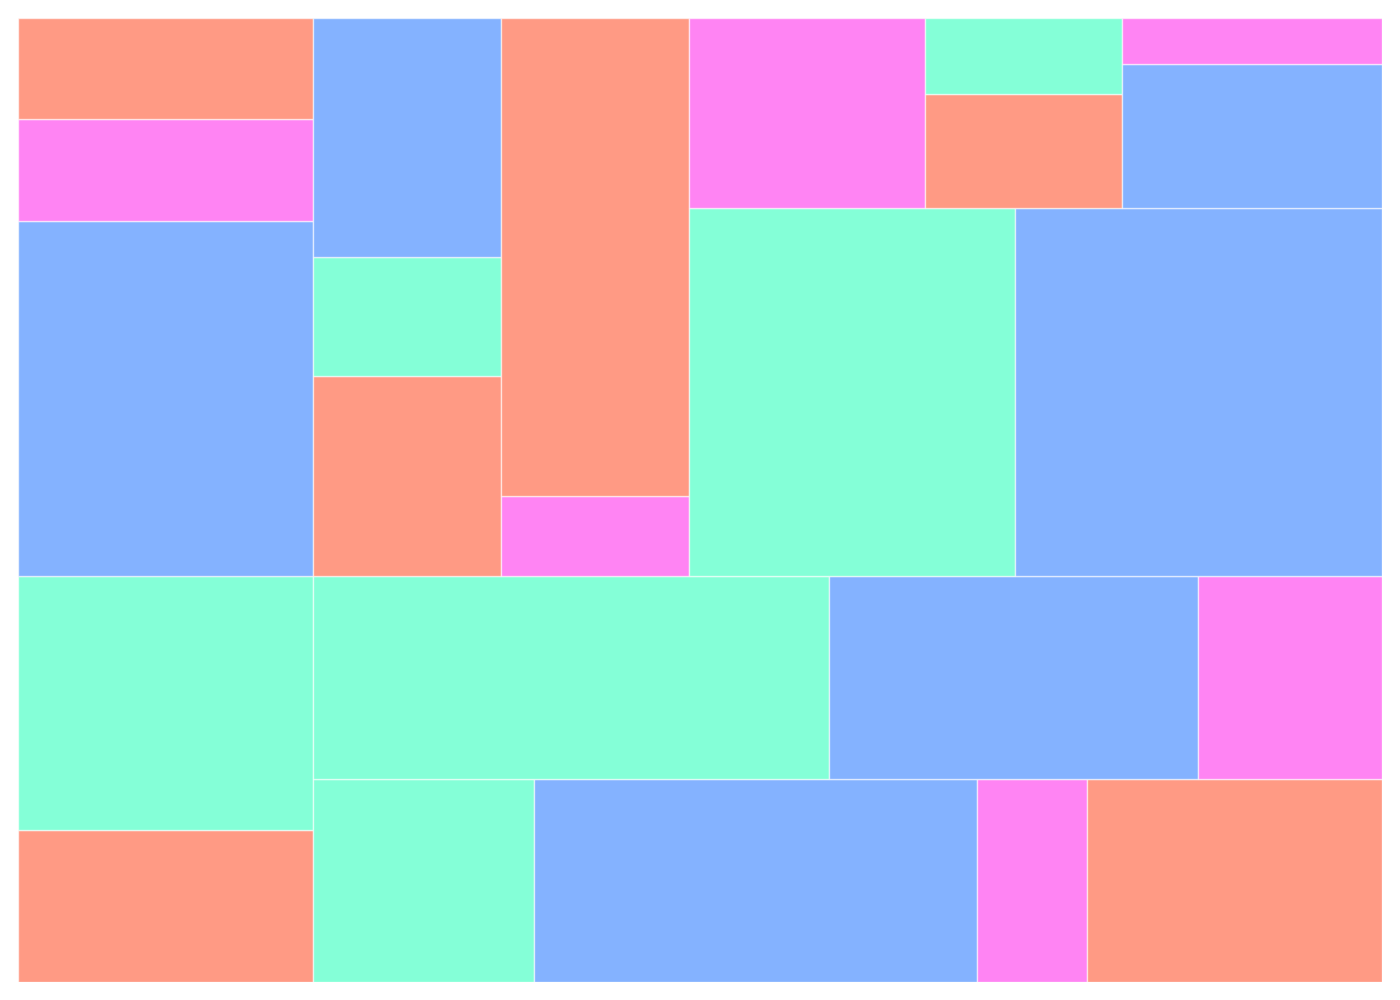

This chart was generated by the following Python code:
import matplotlib.pyplot as plt
import squarify

renewable_data = {
    'North America': {'Solar': 300, 'Wind': 500, 'Hydro': 700, 'Biomass': 200},
    'South America': {'Solar': 200, 'Wind': 300, 'Hydro': 600, 'Biomass': 150},
    'Europe': {'Solar': 400, 'Wind': 700, 'Hydro': 500, 'Biomass': 250},
    'Africa': {'Solar': 250, 'Wind': 150, 'Hydro': 300, 'Biomass': 100},
    'Asia': {'Solar': 600, 'Wind': 800, 'Hydro': 900, 'Biomass': 300},
    'Oceania': {'Solar': 150, 'Wind': 100, 'Hydro': 250, 'Biomass': 80}
}

values = []
colors = []
# New color set to replace the original ones
new_colors = {
    'Solar': '#FF5733',
    'Wind': '#33FFBD',
    'Hydro': '#3380FF',
    'Biomass': '#FF33EC'
}

for continent, sources in renewable_data.items():
    for source, value in sources.items():
        values.append(value)
        colors.append(new_colors[source])

plt.figure(figsize=(14, 10))
squarify.plot(sizes=values, color=colors, alpha=0.6)

plt.grid(False)
plt.axis('off')
plt.tight_layout()
plt.show()
